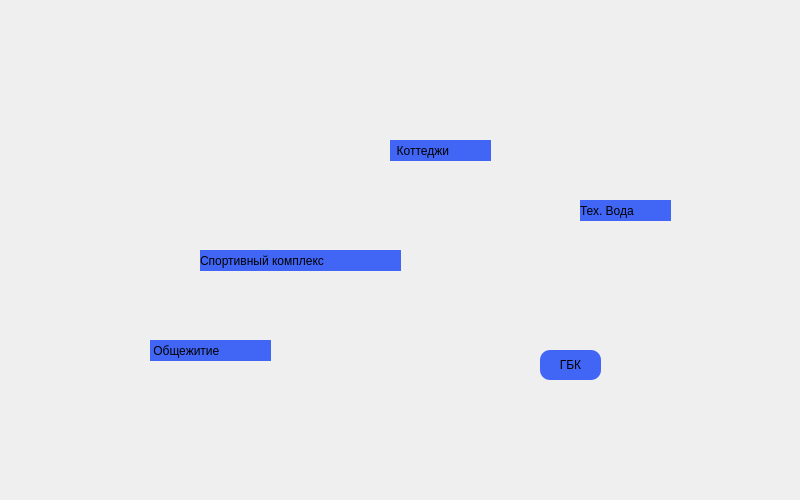
<?xml version="1.0" encoding="UTF-8"?>
<ui version="4.0">
 <class>MainWindow</class>
 <widget class="QMainWindow" name="MainWindow">
  <property name="geometry">
   <rect>
    <x>0</x>
    <y>0</y>
    <width>800</width>
    <height>500</height>
   </rect>
  </property>
  <property name="minimumSize">
   <size>
    <width>800</width>
    <height>500</height>
   </size>
  </property>
  <property name="maximumSize">
   <size>
    <width>800</width>
    <height>500</height>
   </size>
  </property>
  <property name="windowTitle">
   <string>MainWindow</string>
  </property>
  <property name="styleSheet">
   <string notr="true"/>
  </property>
  <widget class="QWidget" name="centralwidget">
   <property name="minimumSize">
    <size>
     <width>800</width>
     <height>500</height>
    </size>
   </property>
   <property name="maximumSize">
    <size>
     <width>800</width>
     <height>16777215</height>
    </size>
   </property>
   <property name="styleSheet">
    <string notr="true"/>
   </property>
   <widget class="QLabel" name="labelMap">
    <property name="enabled">
     <bool>true</bool>
    </property>
    <property name="geometry">
     <rect>
      <x>0</x>
      <y>0</y>
      <width>800</width>
      <height>500</height>
     </rect>
    </property>
    <property name="minimumSize">
     <size>
      <width>800</width>
      <height>500</height>
     </size>
    </property>
    <property name="maximumSize">
     <size>
      <width>800</width>
      <height>500</height>
     </size>
    </property>
    <property name="styleSheet">
     <string notr="true">background-image: url(:/MapsResize/images/MapsУмень/Вахтовый Поселок.jpg)</string>
    </property>
    <property name="text">
     <string/>
    </property>
    <property name="pixmap">
     <pixmap resource="../MapsResize.qrc">:/MapsResize/images/MapsУмень/Вахтовый Поселок.jpg</pixmap>
    </property>
    <property name="scaledContents">
     <bool>true</bool>
    </property>
   </widget>
   <widget class="QLabel" name="obshezhitieLabel">
    <property name="geometry">
     <rect>
      <x>150</x>
      <y>340</y>
      <width>121</width>
      <height>21</height>
     </rect>
    </property>
    <property name="maximumSize">
     <size>
      <width>700</width>
      <height>16777215</height>
     </size>
    </property>
    <property name="styleSheet">
     <string notr="true">background-image: url(:/arrow right/Karatau blue background.png);
color: rgb(0, 0, 0);
background-color: rgb(65, 102, 245);
font: 100 14pt &quot;Arial&quot; </string>
    </property>
    <property name="text">
     <string> Общежитие</string>
    </property>
   </widget>
   <widget class="QPushButton" name="gbkButton">
    <property name="enabled">
     <bool>true</bool>
    </property>
    <property name="geometry">
     <rect>
      <x>540</x>
      <y>350</y>
      <width>61</width>
      <height>30</height>
     </rect>
    </property>
    <property name="minimumSize">
     <size>
      <width>0</width>
      <height>30</height>
     </size>
    </property>
    <property name="styleSheet">
     <string notr="true">QPushButton{
background-image: url(:/arrow right/Karatau blue background.png);
color: rgb(0, 0, 0);
background-color: rgb(65, 102, 245);
border-style:outset;
border-radius:10px;
font: 100 14pt &quot;Arial&quot; ;
}
QPushButton:hover{
color:rgb(0, 0, 05);
background-color: rgb(245, 169, 17);
border-radius:5px;
}
QPushButton:pressed{
color:rgb(0, 0, 0);
background-color: rgb(255, 148, 164);
border-radius:20px;
}</string>
    </property>
    <property name="text">
     <string>ГБК</string>
    </property>
   </widget>
   <widget class="QLabel" name="sportKompleksLabel">
    <property name="geometry">
     <rect>
      <x>200</x>
      <y>250</y>
      <width>201</width>
      <height>21</height>
     </rect>
    </property>
    <property name="styleSheet">
     <string notr="true">background-image: url(:/arrow right/Karatau blue background.png);
color: rgb(0, 0, 0);
background-color: rgb(65, 102, 245);
font: 100 14pt &quot;Arial&quot; </string>
    </property>
    <property name="text">
     <string>Спортивный комплекс</string>
    </property>
   </widget>
   <widget class="QLabel" name="kottedzhiLabel">
    <property name="geometry">
     <rect>
      <x>390</x>
      <y>140</y>
      <width>101</width>
      <height>21</height>
     </rect>
    </property>
    <property name="styleSheet">
     <string notr="true">background-image: url(:/arrow right/Karatau blue background.png);
color: rgb(0, 0, 0);
background-color: rgb(65, 102, 245);
font: 100 14pt &quot;Arial&quot; </string>
    </property>
    <property name="text">
     <string>  Коттеджи</string>
    </property>
   </widget>
   <widget class="QLabel" name="techVodaLabel_2">
    <property name="geometry">
     <rect>
      <x>580</x>
      <y>200</y>
      <width>91</width>
      <height>21</height>
     </rect>
    </property>
    <property name="styleSheet">
     <string notr="true">background-image: url(:/arrow right/Karatau blue background.png);
color: rgb(0, 0, 0);
background-color: rgb(65, 102, 245);
font: 100 14pt &quot;Arial&quot; </string>
    </property>
    <property name="text">
     <string>Тех. Вода</string>
    </property>
   </widget>
  </widget>
  <action name="actionGlobalMap">
   <property name="text">
    <string>Глобальная</string>
   </property>
  </action>
  <action name="actionCPPR">
   <property name="text">
    <string>ЦППР</string>
   </property>
  </action>
  <action name="actionAP">
   <property name="text">
    <string>АП</string>
   </property>
  </action>
  <action name="actionGBK">
   <property name="text">
    <string>ГБК</string>
   </property>
  </action>
  <action name="actionPoligon">
   <property name="text">
    <string>Полигон</string>
   </property>
  </action>
  <action name="actionRaskomandirovka">
   <property name="text">
    <string>Раскомандировка</string>
   </property>
  </action>
  <action name="actionFKhLFirstFloor">
   <property name="text">
    <string>Первый этаж</string>
   </property>
  </action>
  <action name="actionFKhLSecondFloor">
   <property name="text">
    <string>Второй этаж</string>
   </property>
  </action>
  <action name="KIPiA">
   <property name="checkable">
    <bool>false</bool>
   </property>
   <property name="text">
    <string>КИПиА</string>
   </property>
  </action>
  <action name="SGE">
   <property name="text">
    <string>СГЭ</string>
   </property>
  </action>
  <action name="SGM">
   <property name="text">
    <string>СГМ</string>
   </property>
  </action>
  <action name="actionKaratauMap">
   <property name="text">
    <string>Каратау</string>
   </property>
  </action>
 </widget>
 <resources>
  <include location="../logos.qrc"/>
  <include location="../MapsResize.qrc"/>
  <include location="../Maps.qrc"/>
  <include location="../GTP.qrc"/>
  <include location="../MainWindow.qrc"/>
  <include location="../MainWindowResize.qrc"/>
 </resources>
 <connections/>
</ui>
